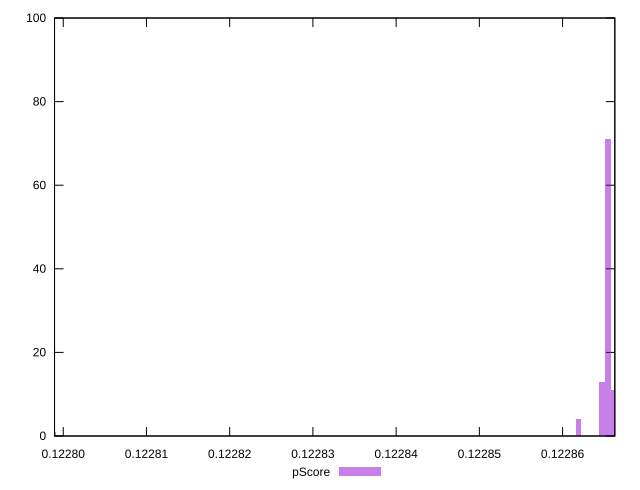

Generate this figure with gnuplot:
reset

$pScore <<EOF
0.1227987926422563 1
0.1228654167730445 71
0.12286471546640461 13
0.1228619102398451 4
0.12286611807968437 11
EOF

set key outside below
set boxwidth 7.013066398758212e-7
set xrange [0.12279895521810946:0.1228662777793319]
set yrange [0:100]
set trange [0:100]
set style fill transparent solid 0.5 noborder
set terminal svg size 640, 490 enhanced background rgb 'white'
set output "report_00009_2021-02-08T22-37-41.559Z/uses-long-cache-ttl/samples/pages+cached/pScore/histogram.svg"

plot $pScore title "pScore" with boxes

reset
